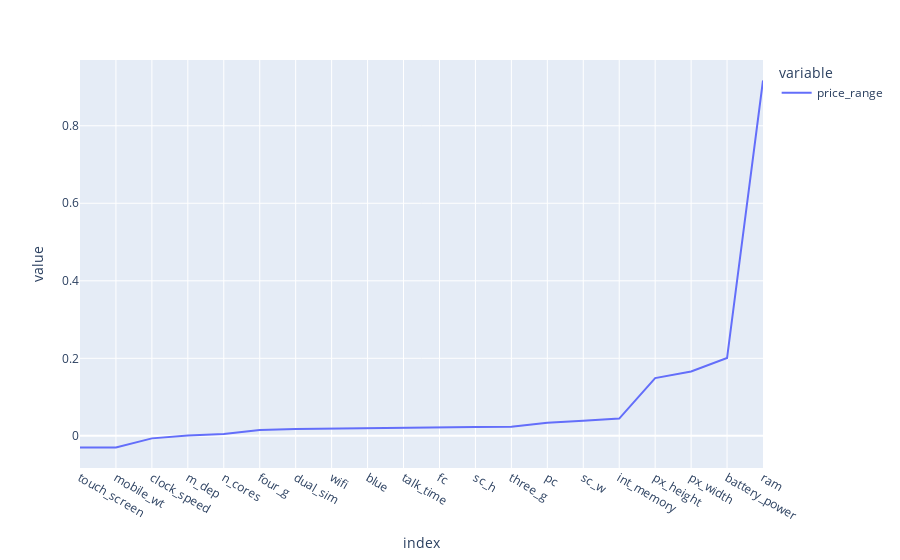

Write notebook code for a chart like this one.
### Code cell
px.line(df.corr()['price_range'][:-1].sort_values())

### Figure 1 — Plotly figure (JSON) as saved in the notebook; plotly's stock layout.template omitted (floating-point values rounded to 4 significant figures)
{"data": [{"hovertemplate": "variable=price_range<br>index=%{x}<br>value=%{y}<extra></extra>", "legendgroup": "price_range", "line": {"color": "#636efa", "dash": "solid"}, "marker": {"symbol": "circle"}, "mode": "lines", "name": "price_range", "orientation": "v", "showlegend": true, "type": "scatter", "x": ["touch_screen", "mobile_wt", "clock_speed", "m_dep", "n_cores", "four_g", "dual_sim", "wifi", "blue", "talk_time", "fc", "sc_h", "three_g", "pc", "sc_w", "int_memory", "px_height", "px_width", "battery_power", "ram"], "xaxis": "x", "y": [-0.03041, -0.0303, -0.006606, 0.000853, 0.004399, 0.01477, 0.01744, 0.01878, 0.02057, 0.02186, 0.022, 0.02299, 0.02361, 0.0336, 0.03871, 0.04443, 0.1489, 0.1658, 0.2007, 0.917], "yaxis": "y"}], "layout": {"legend": {"title": {"text": "variable"}, "tracegroupgap": 0}, "margin": {"t": 60}, "xaxis": {"anchor": "y", "domain": [0, 1], "title": {"text": "index"}}, "yaxis": {"anchor": "x", "domain": [0, 1], "title": {"text": "value"}}}}
